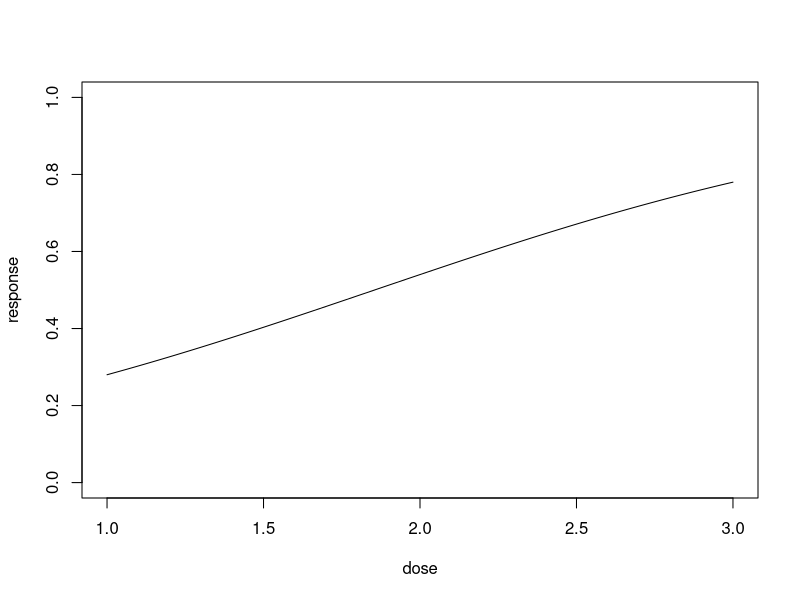

Source code (R):
# 독립변수가 여러 가지 일 경우 확률 예측 위해 사용
# 분석하고 하는 대상들이 두 집단 또는 그 이상의 집단으로 나누어지는 경우, 개별 관측들이 어느 집단에 분류 되는지, 종속변수=범주형 [0,1]
# 비연속형 결좌범주 예측, 최대우도로 추정, 카이제곱 검증

dose <- c(1, 1, 2, 2, 3, 3) #복약종류
response <- c(0, 1, 0, 1, 0,1) #반응
count = c(7, 3, 5, 5, 2, 8) #복약 횟수
toxic <- data.frame(dose, response, count)
toxic

out = glm(response ~ dose, 
          weights = count, 
          family = binomial, 
          data = toxic)
summary(out)
plot(response ~ dose, data = toxic,
     type = 'n')
curve(predict(out, data.frame(dose = x),
              type = 'resp'),
      add = TRUE)
